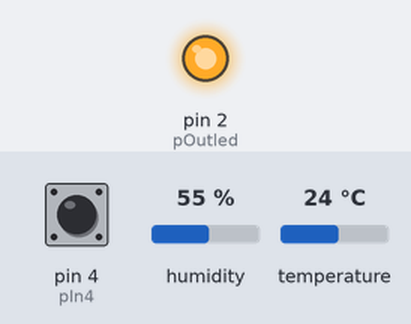
Bench run of a program on a simulated MicroPython board. Parts: output pins drawn as LEDs (lit = HIGH). The inputs (shaded band) are chosen by the test bench; at power-on: pin 4 (pIn4) HIGH, humidity 55 %, temperature 24 °C. What the program prints to the serial console is not drawn.

Above: at 1.2 s.
1.3 s: pin 4 (pIn4) pulled LOW for 3 s
At 3.5 s:
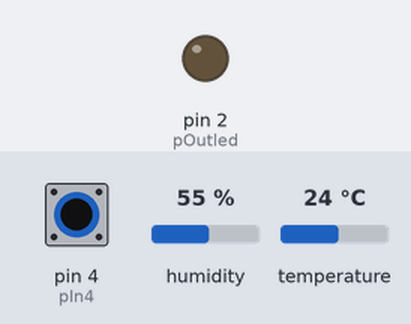
Timing chart, 0 to 7.6 s (numbered marks = the images above; inputs shaded):
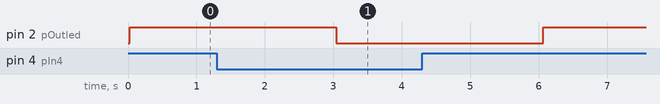

The program:

btndht.py
```python
from machine import Pin
import machine, dht
import utime

button = 4
led = 2
d11=dht.DHT11(machine.Pin(15))
pIn4 = Pin(4, Pin.IN, Pin.PULL_UP)

pOutled = Pin(led, Pin.OUT)


button = 1 #Pin(4, Pin.IN, Pin.PULL_UP)
led = Pin(2, Pin.OUT)
while True:
  d11.measure()                    # start to measure
  button = pIn4.value()
  print(button)
  pOutled.value(button)
  t=d11.temperature()        # return the temperature
  h=d11.humidity()        # return the humidity
  print("{0:4.2f} 度, {1:4.2f} %".format(t,h))
  utime.sleep(3)
```

Measured:
- after the input at 1.3 s, pin 2 (pOutled): HIGH → LOW after 1.7 s, → HIGH 3.0 s later
